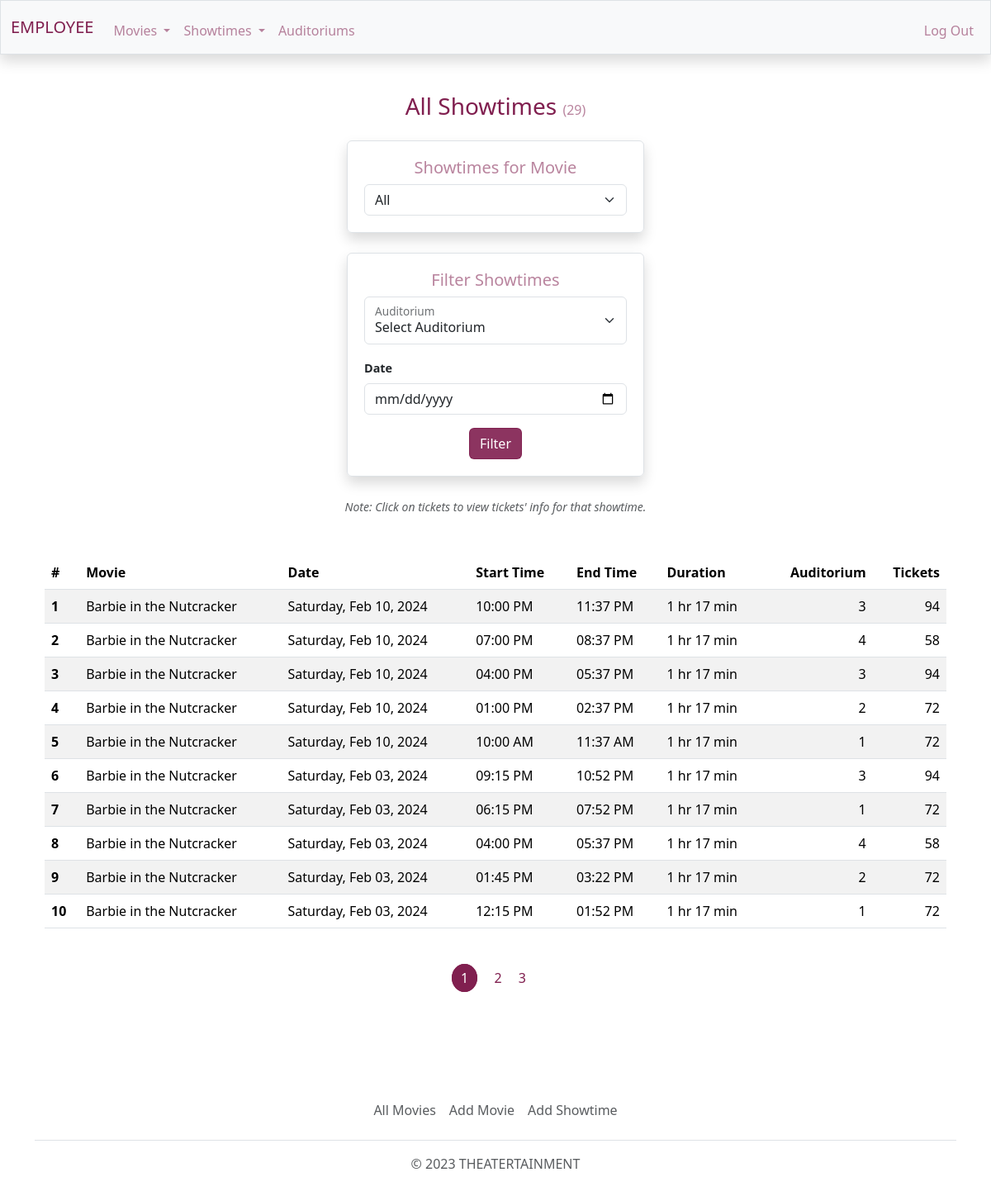
/employee/showtimes/all-showtimes (signed in), run on an earlier commit of the app's database.
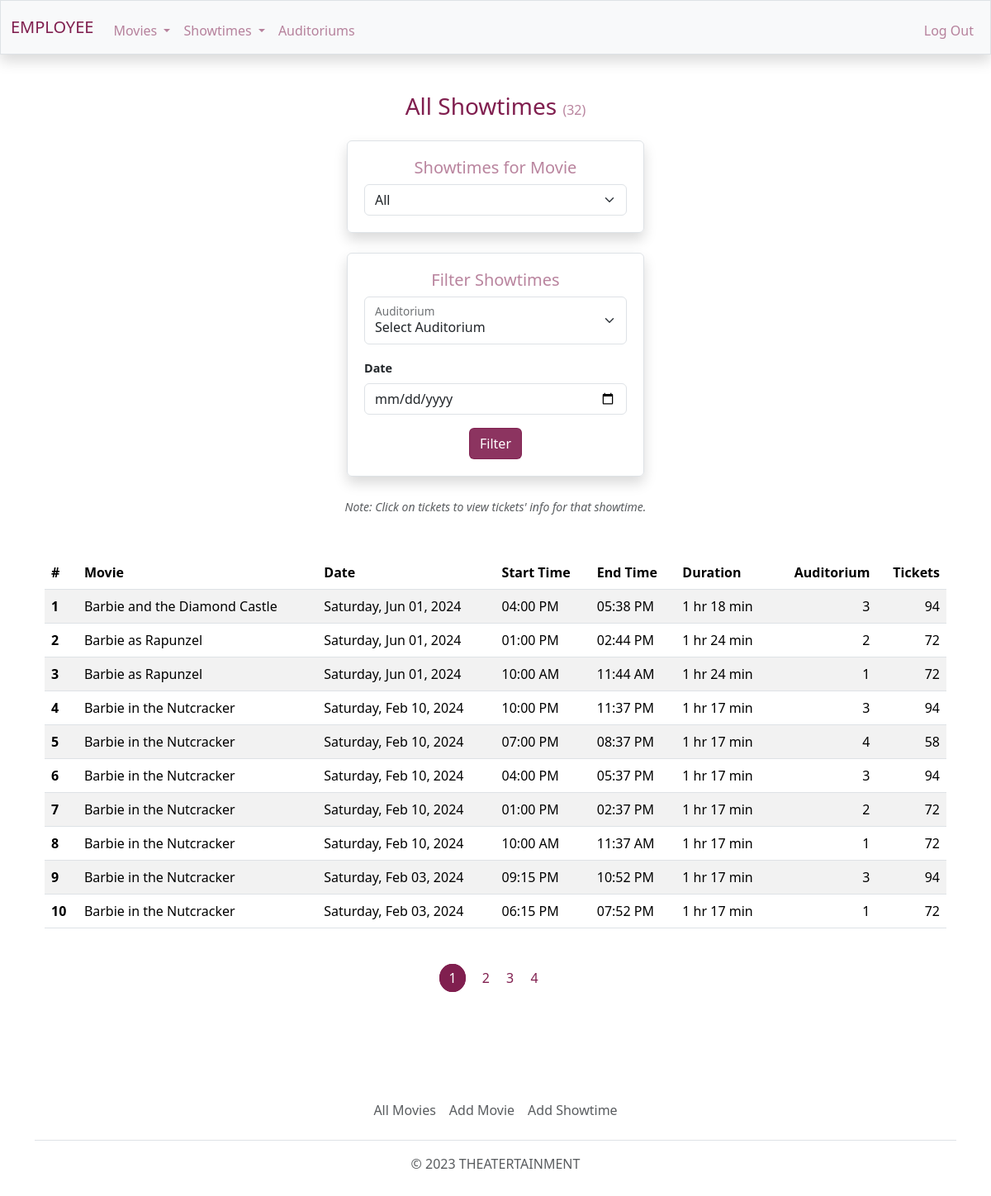
And on a later commit of the database.
### theatert/models.py (models this page shows, shortened)
class Screening(db.Model):
    id = db.Column(db.Integer, primary_key=True)
    start_datetime = db.Column(db.DateTime, nullable=False)
    end_datetime = db.Column(db.DateTime, nullable=False)
    adult_price = db.Column(db.Numeric, nullable=False)
    child_price = db.Column(db.Numeric, nullable=False)
    senior_price = db.Column(db.Numeric, nullable=False)
    auditorium_id = db.Column(db.Integer, db.ForeignKey('auditorium.id'), nullable=False) # Has one auditorium
    movie_id = db.Column(db.Integer, db.ForeignKey('movie.id'), nullable=False) # Has one movie
    tickets = db.relationship('Ticket', backref='screening', lazy=True) # Can have many tickets

class Movie(db.Model):
    id = db.Column(db.Integer, primary_key=True)
    tmdb_id = db.Column(db.Integer, unique=True, nullable=False)
    title = db.Column(db.String, nullable=False)
    route = db.Column(db.String, unique=True, nullable=False)
    status = db.Column(db.String)
    overview = db.Column(db.String)
    release_date = db.Column(db.DateTime)
    runtime = db.Column(db.Integer)
    tagline = db.Column(db.String)
    rating = db.Column(db.String)
    poster_path = db.Column(db.String)
    backdrop_path = db.Column(db.String)
    trailer_path = db.Column(db.String)
    active = db.Column(db.Boolean, default=False, nullable=False)
    deleted = db.Column(db.Boolean, default=False, nullable=False)
    genres = db.relationship('Genre', secondary=genres, lazy='subquery',
                             backref=db.backref('movies', lazy=True)) # Can have many genres
    screenings = db.relationship('Screening', backref='movie', lazy=True) # Can have many screenings

class Auditorium(db.Model):
    id = db.Column(db.Integer, primary_key=True)
    rows = db.Column(db.Integer, nullable=False)
    cols = db.Column(db.Integer, nullable=False)
    seats = db.relationship('Seat', backref='auditorium', lazy=True) # Can have many seats
    screenings = db.relationship('Screening', backref='auditorium', lazy=True) # Can have many screenings

### theatert/users/employees/showtimes/routes.py (the view)
@showtimes.route('/all-showtimes', methods=['GET', 'POST'])
@login_required(role="EMPLOYEE")
def all_showtimes():
    page = request.args.get('page', 1, type=int)
    auditoriums = Auditorium.query.all()
    choices = []
    for a in auditoriums:
        choices.append((a.id, a.id))
    auditorium = request.args.get('auditorium', None, type=int)
    date = request.args.get('date', None, type=date_obj)
    screenings = Screening.query.join(Movie).join(Auditorium)
    screenings = screenings.filter(
        db.and_(
            extract('year', Screening.start_datetime).is_(date.year),
            extract('month', Screening.start_datetime).is_(date.month),
            extract('day', Screening.start_datetime).is_(date.day)
    )) if date else screenings
    screenings = screenings.filter(Auditorium.id.is_(auditorium)) if auditorium else screenings
    screenings = screenings.order_by(Screening.start_datetime.desc())
    total = screenings.count()
    movies = screenings.group_by(Movie.id)
    screenings = screenings.paginate(page=page, per_page=10)
    seats_total = []
    for s in screenings:
        seats_total.append(Seat.query.filter(
                    db.and_(
                        Seat.auditorium_id.is_(s.auditorium.id),
                        Seat.seat_type.is_not('empty'))).count())
    return render_template('employee/showtimes.html', title='All Showtimes', \
                            screenings=screenings, movies=movies, \
                            seats_total=seats_total, total=total, url='employees.showtimes.all_showtimes', \
                            choices=choices, auditorium=auditorium, date=date)

### theatert/models.py (called while the page is built)
@login_manager.user_loader
def load_user(user_id):
    return User.query.get(int(user_id))

### theatert/users/utils.py (called while the page is built)
def login_required(role="ANY"):
    def wrapper(f):
        @wraps(f)
        def decorated_function(*args, **kwargs):
            if not current_user.is_authenticated:
                return login_manager.unauthorized()
            if (current_user.role != role) and (role == "ANY"):
                return login_manager.unauthorized()
            return f(*args, **kwargs)
        return decorated_function
    return wrapper

### theatert/templates/employee/showtimes.html (shortened to what the changed rows need)
{% extends "employee/layout.html" %}
{% block main %}
    {% if total == 0 %}
        <h3 class="color-dark mb-3">{{ title }}</h3>
        <div class="border container cont-2 rounded shadow mb-4">
            <form action="" method="GET" class="needs-validation" novalidate>
                <h5 class="color-light">Filter Showtimes</h5>
                <div class="form-floating">
                    <select class="form-select mb-3" id="select-auditoriums" name="auditorium">
                        <option value="">Select Auditorium</option>
                        {% for c in choices %}
                            <option value="{{ c[0] }}">{{ c[1] }}</option>
                        {% endfor %}
                    </select>
                    <label for="select-auditoriums">Auditorium</label>
                </div>
                <div class="left-align mb-3">
                    <label class="font-bold form-label font-sm mx-auto w-auto">Date</label>
                    <input type="date" class="form-control" name="date"/>
                </div>
                <button type="submit" class="btn btn-primary">Filter</button>
            </form>
        </div>
        <h6 class="text-body-secondary my-4">There are no showtimes.</h6>
    {% else %}
        <h3 class="color-dark mb-3">{{ title }} <span class="my-small color-light">({{ total }})</span></h3>
        <div class="border container cont-2 rounded shadow mb-4">
            <h5 class="color-light">Showtimes for Movie</h5>
            <select class="form-select" id="select-link">
                <option value="">All</option>
            </select>
        </div>
        <div class="border container cont-2 rounded shadow mb-4">
            <form action="" method="GET" class="needs-validation" novalidate>
                <h5 class="color-light">Filter Showtimes</h5>
                <div class="form-floating">
                    <select class="form-select mb-3" id="select-auditoriums" name="auditorium">
                        <option value="">Select Auditorium</option>
                    </select>
                    <label for="select-auditoriums">Auditorium</label>
                </div>
                <div class="left-align mb-3">
                    <label class="font-bold form-label font-sm mx-auto w-auto">Date</label>
                    <input type="date" class="form-control" name="date"/>
                </div>
                <button type="submit" class="btn btn-primary">Filter</button>
            </form>
        </div>
        <div class="container mb-3"><small class="fst-italic text-body-secondary">Note: Click on tickets to view tickets' info for that showtime.</small></div>
        <div class="table-responsive-xl mt-5">
            <table class="table table-striped">
                <thead>
                    <tr>
                        <th class="text-start">#</th>
                        <th class="text-start">Movie</th>
                        <th class="text-start">Date</th>
                        <th class="text-start">Start Time</th>
                        <th class="text-start">End Time</th>
                        <th class="text-start">Duration</th>
                        <th class="text-end">Auditorium</th>
                        <th class="text-end">Tickets</th>
                    </tr>
                </thead>
                <tbody>
                    {% for s in screenings %}
                    <tr>
                        <th class="text-start">{{ loop.index }}</th>
                        <td class="text-start">
                            <a href="{{ url_for('employees.showtimes.movie', movie_route=s.movie.route) }}">{{ s.movie.title }}</a>
                        </td>
                        <td class="text-start">{{ s.start_datetime.strftime("%A, %b %d, %Y") }}</td>
                        <td class="text-start">{{ s.start_datetime.strftime(" %I:%M %p") }}</td>
                        <td class="text-start">{{ s.end_datetime.strftime(" %I:%M %p") }}</td>
                        {% if s.movie.runtime < 60 %}
                            {% set runtime = (s.movie.runtime)|string + ' min' %}
                        {% else %}
                            {% set runtime = (s.movie.runtime // 60)|string + ' hr ' + (s.movie.runtime % 60)|string + ' min' %}
                        {% endif %}
                        <td class="text-start">{{ runtime }}</td>
                        <td class="text-end">{{ s.auditorium.id }}</td>
                        <td class="text-end"><a href="{{ url_for('employees.tickets', s_id=s.id) }}">{{ seats_total[loop.index0] }}</a></td>
                    </tr>
                    {% endfor %}
                </tbody>
            </table>
        </div>
        <div class="my-5">
            {% for pg_num in screenings.iter_pages(left_edge=1, right_edge=1, left_current=1, right_current=2) %}
                    {% if pg_num %}
                        {% if screenings.page == pg_num %}
                            <a class="page-current me-3" href="{{ url_for(url, page=pg_num, auditorium=auditorium, date=date) }}">{{ pg_num }}</a>
                        {% else %}
                            <a class="page me-3" href="{{ url_for(url, page=pg_num, auditorium=auditorium, date=date) }}">{{ pg_num }}</a>
                        {% endif %}
                    {% else %}
                        <span class="me-3">...</span>
                    {% endif %}
            {% endfor %}
        </div>
    {% endif %}
{% endblock %}

What changed in the data, as far as the page shows it:
no longer on this page (row unchanged): Screening: movie "Barbie in the Nutcracker", start_datetime "Saturday, Feb 03, 2024", start_datetime "04:00 PM", end_datetime "05:37 PM", runtime "1 hr 17 min", auditorium.id "4", seats_total "58"
no longer on this page (row unchanged): Screening: movie "Barbie in the Nutcracker", start_datetime "Saturday, Feb 03, 2024", start_datetime "01:45 PM", end_datetime "03:22 PM", runtime "1 hr 17 min", auditorium.id "2", seats_total "72"
no longer on this page (row unchanged): Screening: movie "Barbie in the Nutcracker", start_datetime "Saturday, Feb 03, 2024", start_datetime "12:15 PM", end_datetime "01:52 PM", runtime "1 hr 17 min", auditorium.id "1", seats_total "72"
added Screening: movie "Barbie and the Diamond Castle", start_datetime "Saturday, Jun 01, 2024", start_datetime "04:00 PM", end_datetime "05:38 PM", runtime "1 hr 18 min", auditorium.id "3", seats_total "94"
added Screening: movie "Barbie as Rapunzel", start_datetime "Saturday, Jun 01, 2024", start_datetime "01:00 PM", end_datetime "02:44 PM", runtime "1 hr 24 min", auditorium.id "2", seats_total "72"
added Screening: movie "Barbie as Rapunzel", start_datetime "Saturday, Jun 01, 2024", start_datetime "10:00 AM", end_datetime "11:44 AM", runtime "1 hr 24 min", auditorium.id "1", seats_total "72"
Also different on the page:
{{ total }}: "29" → "32"
new list line: "4"
